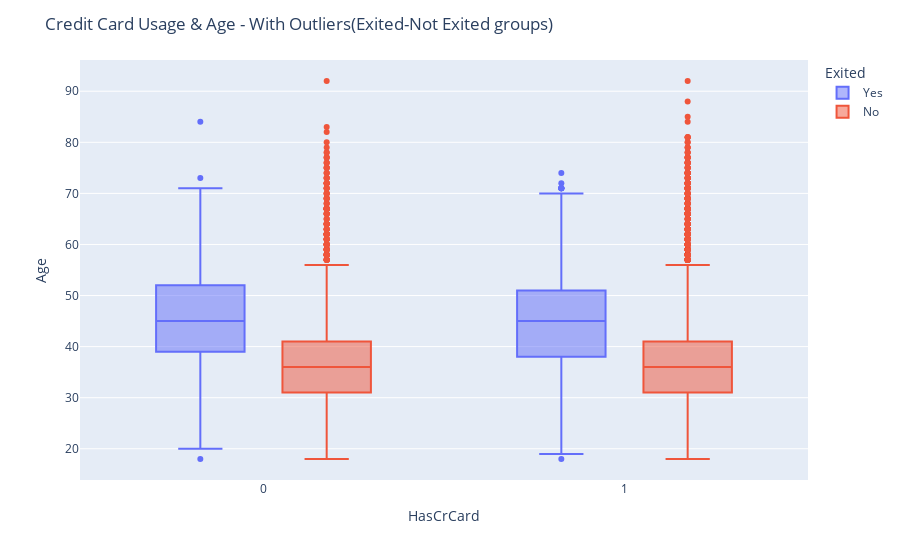

Notebook code for this chart:
### Code cell
fig = px.box(churn, x="HasCrCard", y = "Age",color = 'Exited');
fig.update_layout(title_text="Credit Card Usage & Age - With Outliers(Exited-Not Exited groups)")
fig.show();

### Figure 1 — Plotly figure (JSON) as saved in the notebook; plotly's stock layout.template omitted (floating-point values rounded to 4 significant figures; data arrays with more than 128 entries replaced by an {"elided": "..."} marker saying what was removed)
{"data": [{"alignmentgroup": "True", "hovertemplate": "Exited=Yes<br>HasCrCard=%{x}<br>Age=%{y}<extra></extra>", "legendgroup": "Yes", "marker": {"color": "#636efa"}, "name": "Yes", "notched": false, "offsetgroup": "Yes", "orientation": "v", "showlegend": true, "type": "box", "x": {"elided": "2037 int values"}, "x0": " ", "xaxis": "x", "y": {"elided": "2037 int values"}, "y0": " ", "yaxis": "y"}, {"alignmentgroup": "True", "hovertemplate": "Exited=No<br>HasCrCard=%{x}<br>Age=%{y}<extra></extra>", "legendgroup": "No", "marker": {"color": "#EF553B"}, "name": "No", "notched": false, "offsetgroup": "No", "orientation": "v", "showlegend": true, "type": "box", "x": {"elided": "7963 int values"}, "x0": " ", "xaxis": "x", "y": {"elided": "7963 int values"}, "y0": " ", "yaxis": "y"}], "layout": {"boxmode": "group", "legend": {"title": {"text": "Exited"}, "tracegroupgap": 0}, "margin": {"t": 60}, "title": {"text": "Credit Card Usage & Age - With Outliers(Exited-Not Exited groups)"}, "xaxis": {"anchor": "y", "domain": [0, 1], "title": {"text": "HasCrCard"}}, "yaxis": {"anchor": "x", "domain": [0, 1], "title": {"text": "Age"}}}}
